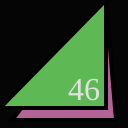
Frame 1 (no input)
Frame 60 (no input): identical to frame 1, image omitted
Frame 120 (the mouse pressed at the canvas centre since frame 60): identical to frame 1, image omitted

The p5.js sketch that drew this single still picture (run headless with seeded random() and noise() and a simulated clock; from frame 60 on, the mouse is pressed at the canvas centre):

// p5.js sketch
// ── sketch.js
function setup() {
  createCanvas(128,128);
}

function draw() {
  background(5);
  strokeWeight(4);
  fill(178, 100, 150);
  triangle(12,120,116,120,106,0);
  fill(94, 185, 84);
  triangle(0,108,106,108,106,0);
  fill(225);
  textSize(32);
  textFont("serif");
  text("46", 68, 100);
}
